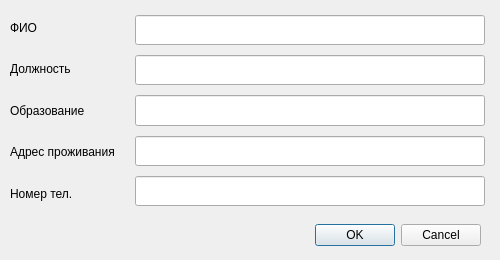
<?xml version="1.0" encoding="UTF-8"?>
<ui version="4.0">
 <class>GPPedit</class>
 <widget class="QDialog" name="GPPedit">
  <property name="geometry">
   <rect>
    <x>0</x>
    <y>0</y>
    <width>500</width>
    <height>260</height>
   </rect>
  </property>
  <property name="sizePolicy">
   <sizepolicy hsizetype="Minimum" vsizetype="Minimum">
    <horstretch>0</horstretch>
    <verstretch>0</verstretch>
   </sizepolicy>
  </property>
  <property name="minimumSize">
   <size>
    <width>500</width>
    <height>260</height>
   </size>
  </property>
  <property name="maximumSize">
   <size>
    <width>500</width>
    <height>260</height>
   </size>
  </property>
  <property name="windowTitle">
   <string>Редактирование</string>
  </property>
  <widget class="QDialogButtonBox" name="buttonBox">
   <property name="geometry">
    <rect>
     <x>170</x>
     <y>220</y>
     <width>311</width>
     <height>31</height>
    </rect>
   </property>
   <property name="orientation">
    <enum>Qt::Horizontal</enum>
   </property>
   <property name="standardButtons">
    <set>QDialogButtonBox::Cancel|QDialogButtonBox::Ok</set>
   </property>
   <property name="centerButtons">
    <bool>false</bool>
   </property>
  </widget>
  <widget class="QWidget" name="">
   <property name="geometry">
    <rect>
     <x>10</x>
     <y>10</y>
     <width>475</width>
     <height>201</height>
    </rect>
   </property>
   <layout class="QHBoxLayout" name="horizontalLayout">
    <item>
     <layout class="QVBoxLayout" name="verticalLayout_2">
      <item>
       <widget class="QLabel" name="label">
        <property name="text">
         <string>ФИО</string>
        </property>
       </widget>
      </item>
      <item>
       <widget class="QLabel" name="label_2">
        <property name="text">
         <string>Должность</string>
        </property>
       </widget>
      </item>
      <item>
       <widget class="QLabel" name="label_3">
        <property name="text">
         <string>Образование</string>
        </property>
       </widget>
      </item>
      <item>
       <widget class="QLabel" name="label_4">
        <property name="text">
         <string>Адрес проживания</string>
        </property>
       </widget>
      </item>
      <item>
       <widget class="QLabel" name="label_5">
        <property name="text">
         <string>Номер тел.</string>
        </property>
       </widget>
      </item>
     </layout>
    </item>
    <item>
     <layout class="QVBoxLayout" name="verticalLayout">
      <property name="spacing">
       <number>10</number>
      </property>
      <property name="leftMargin">
       <number>0</number>
      </property>
      <property name="topMargin">
       <number>5</number>
      </property>
      <property name="bottomMargin">
       <number>5</number>
      </property>
      <item>
       <widget class="QLineEdit" name="lE_FIO">
        <property name="enabled">
         <bool>true</bool>
        </property>
        <property name="sizePolicy">
         <sizepolicy hsizetype="Minimum" vsizetype="MinimumExpanding">
          <horstretch>0</horstretch>
          <verstretch>0</verstretch>
         </sizepolicy>
        </property>
        <property name="maxLength">
         <number>45</number>
        </property>
       </widget>
      </item>
      <item>
       <widget class="QLineEdit" name="lE_Pos">
        <property name="sizePolicy">
         <sizepolicy hsizetype="Minimum" vsizetype="MinimumExpanding">
          <horstretch>0</horstretch>
          <verstretch>0</verstretch>
         </sizepolicy>
        </property>
        <property name="maxLength">
         <number>20</number>
        </property>
       </widget>
      </item>
      <item>
       <widget class="QLineEdit" name="lE_Edu">
        <property name="sizePolicy">
         <sizepolicy hsizetype="Minimum" vsizetype="MinimumExpanding">
          <horstretch>0</horstretch>
          <verstretch>0</verstretch>
         </sizepolicy>
        </property>
        <property name="minimumSize">
         <size>
          <width>350</width>
          <height>30</height>
         </size>
        </property>
        <property name="maxLength">
         <number>45</number>
        </property>
       </widget>
      </item>
      <item>
       <widget class="QLineEdit" name="lE_Adr">
        <property name="sizePolicy">
         <sizepolicy hsizetype="Minimum" vsizetype="MinimumExpanding">
          <horstretch>0</horstretch>
          <verstretch>0</verstretch>
         </sizepolicy>
        </property>
        <property name="maxLength">
         <number>60</number>
        </property>
       </widget>
      </item>
      <item>
       <widget class="QLineEdit" name="lE_Num">
        <property name="sizePolicy">
         <sizepolicy hsizetype="Minimum" vsizetype="MinimumExpanding">
          <horstretch>0</horstretch>
          <verstretch>0</verstretch>
         </sizepolicy>
        </property>
        <property name="maxLength">
         <number>11</number>
        </property>
       </widget>
      </item>
     </layout>
    </item>
   </layout>
  </widget>
 </widget>
 <resources/>
 <connections>
  <connection>
   <sender>buttonBox</sender>
   <signal>accepted()</signal>
   <receiver>GPPedit</receiver>
   <slot>accept()</slot>
   <hints>
    <hint type="sourcelabel">
     <x>248</x>
     <y>254</y>
    </hint>
    <hint type="destinationlabel">
     <x>157</x>
     <y>274</y>
    </hint>
   </hints>
  </connection>
  <connection>
   <sender>buttonBox</sender>
   <signal>rejected()</signal>
   <receiver>GPPedit</receiver>
   <slot>reject()</slot>
   <hints>
    <hint type="sourcelabel">
     <x>316</x>
     <y>260</y>
    </hint>
    <hint type="destinationlabel">
     <x>286</x>
     <y>274</y>
    </hint>
   </hints>
  </connection>
 </connections>
</ui>
